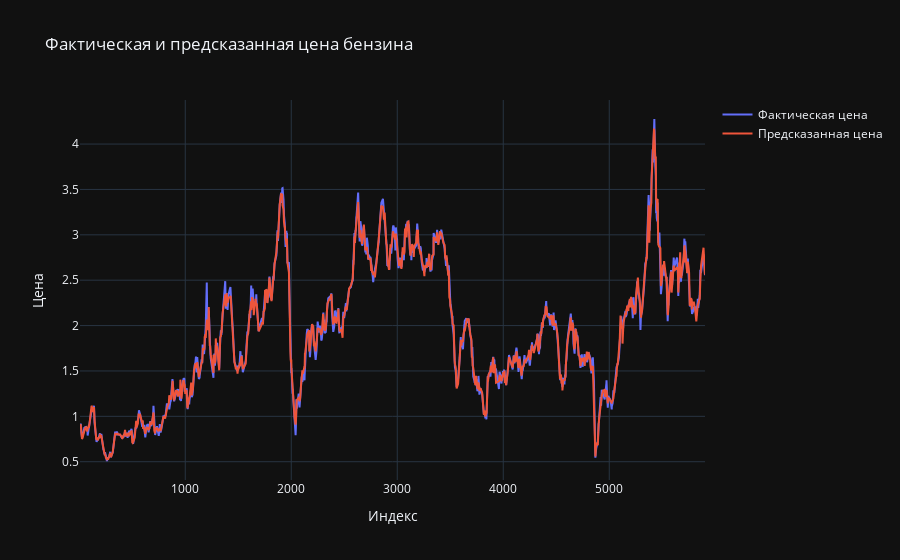

Notebook cell for this chart:
### Code cell
X_test_sorted = X_test.sort_index()

# Получаем фактические и предсказанные значения
actual_prices = y_test.sort_index().values
predicted_prices = reg.predict(X_test_sorted)

# Создаем график с помощью Plotly
fig = go.Figure()

# Добавляем фактические цены
fig.add_trace(go.Scatter(x=X_test_sorted.index, y=actual_prices, mode='lines', name='Фактическая цена'))

# Добавляем предсказанные цены
fig.add_trace(go.Scatter(x=X_test_sorted.index, y=predicted_prices, mode='lines', name='Предсказанная цена'))

# Настройка макета графика
fig.update_layout(
    title='Фактическая и предсказанная цена бензина',
    xaxis_title='Индекс',
    yaxis_title='Цена',
    showlegend=True
)

# Отображаем график
fig.show()

### Figure 1 — Plotly figure (JSON) as saved in the notebook; plotly's stock layout.template omitted (floating-point values rounded to 4 significant figures; data arrays with more than 128 entries replaced by an {"elided": "..."} marker saying what was removed)
{"data": [{"mode": "lines", "name": "Фактическая цена", "x": {"elided": "1181 int values"}, "y": {"elided": "1181 float values"}, "type": "scatter"}, {"mode": "lines", "name": "Предсказанная цена", "x": {"elided": "1181 int values"}, "y": {"elided": "1181 float values"}, "type": "scatter"}], "layout": {"title": {"text": "Фактическая и предсказанная цена бензина"}, "xaxis": {"title": {"text": "Индекс"}}, "yaxis": {"title": {"text": "Цена"}}, "showlegend": true}}
